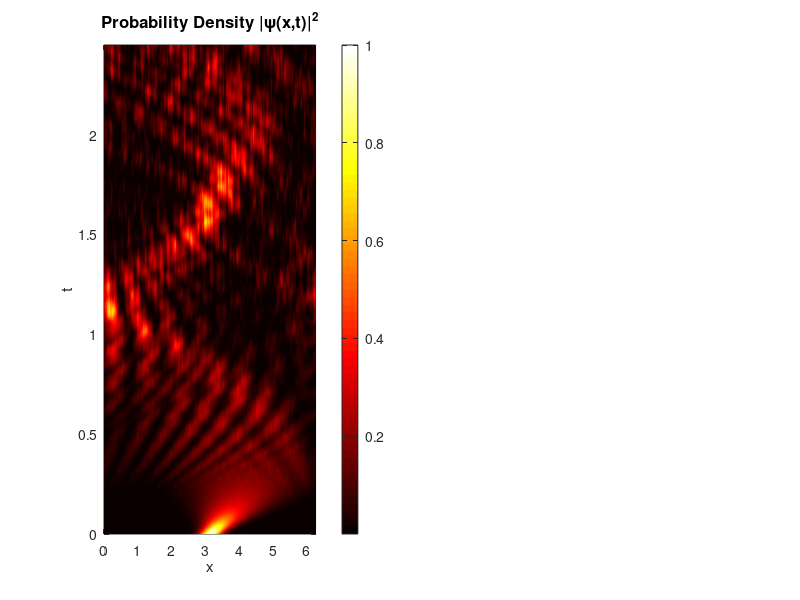

Write MATLAB code to recreate this figure. (Note: this script raises an error after producing the figure.)
%% schrodinger.m
%
% Time-dependent Schrodinger equation with harmonic potential (Strang splitting)
%
% PDE: i u_t = -u_xx + x^2 u,  0 < x < 2*pi,  t > 0 (periodic)
% ICs: u(x, 0) = exp(-5*(x - pi)^2) * exp(3ix)  (Gaussian wavepacket)
%
% Method: Strang splitting (second-order, unitary)
%   1. Half potential step (physical space): u -> u * exp(-i x^2 dt/2)
%   2. Full kinetic step (Fourier space):   u_hat -> u_hat * exp(-i k^2 dt)
%   3. Half potential step (physical space): u -> u * exp(-i x^2 dt/2)
%
% Author: Dr. Denys Dutykh (Khalifa University, Abu Dhabi, UAE)
% Part of "Computational Etudes: A Spectral Approach"
% https://github.com/dutykh/computational-etudes

clear; close all; clc;

%% Configuration
N = 256;          % Grid points
tmax = 3.0;       % Final time

% Colors
NAVY  = [0.078 0.176 0.431];
CORAL = [0.906 0.298 0.235];
TEAL  = [0.086 0.627 0.522];

% Output path
script_dir = fileparts(mfilename('fullpath'));
output_dir = fullfile(script_dir, '..', '..', '..', 'textbook', 'figures', 'ch10', 'matlab');
output_file = fullfile(output_dir, 'schrodinger.pdf');

if ~exist(output_dir, 'dir')
    mkdir(output_dir);
end

%% Setup grid
h = 2 * pi / N;
x = h * (0:N-1)';

% Wavenumbers
if mod(N, 2) == 0
    k = [0:N/2-1, 0, -N/2+1:-1]';
else
    k = [0:(N-1)/2, -(N-1)/2:-1]';
end

%% Potential: V(x) = x^2
V = x.^2;

%% Initial condition: Gaussian wavepacket with momentum
u = exp(-5.0 * (x - pi).^2) .* exp(3i * x);

%% Time stepping (Strang splitting)
dt = 0.5 * h;
nsteps = ceil(tmax / dt);
dt = tmax / nsteps;  % Adjust to hit tmax exactly

% Precompute exponentials for splitting operators
half_potential = exp(-0.5i * V * dt);    % Half potential step
full_kinetic  = exp(-1i * k.^2 * dt);   % Full kinetic step

% Storage for snapshots
n_save = 200;
save_every = max(1, floor(nsteps / n_save));
U_save = zeros(N, n_save + 1);
t_save = zeros(1, n_save + 1);
U_save(:, 1) = abs(u).^2;
t_save(1) = 0;
save_idx = 2;

% Record initial L^2 norm for unitarity check
norm0 = sqrt(h * sum(abs(u).^2));

t = 0;
for n = 1:nsteps
    % Strang splitting: potential/2 -> kinetic -> potential/2
    u = half_potential .* u;               % Half potential step
    u_hat = fft(u);
    u_hat = full_kinetic .* u_hat;         % Full kinetic step
    u = ifft(u_hat);
    u = half_potential .* u;               % Half potential step

    t = t + dt;

    % Save snapshot
    if mod(n, save_every) == 0 && save_idx <= n_save + 1
        U_save(:, save_idx) = abs(u).^2;
        t_save(save_idx) = t;
        save_idx = save_idx + 1;
    end
end

% Trim unused storage
U_save = U_save(:, 1:save_idx-1);
t_save = t_save(1:save_idx-1);

% Check unitarity preservation
norm_final = sqrt(h * sum(abs(u).^2));
fprintf('Initial L2 norm: %.10f\n', norm0);
fprintf('Final   L2 norm: %.10f\n', norm_final);
fprintf('Relative change: %.2e\n', abs(norm_final - norm0) / norm0);

%% Create figure
fig = figure('Units', 'inches', 'Position', [1, 1, 12, 6]);

% Left panel: space-time plot of |u|^2
subplot(1, 2, 1);
[X, T] = meshgrid(x, t_save);
pcolor(X, T, U_save');
shading interp;
colormap(subplot(1,2,1), 'hot');
xlabel('x', 'FontSize', 11);
ylabel('t', 'FontSize', 11);
title('Probability Density |\psi(x,t)|^2', 'FontSize', 12);
cb = colorbar;
cb.Label.String = '|\psi|^2';
cb.Label.FontSize = 11;

% Right panel: waterfall view
subplot(1, 2, 2);
hold on;

n_lines = 40;
indices = round(linspace(1, save_idx - 1, n_lines));
cmap = parula(n_lines);

for i = 1:n_lines
    idx = indices(i);
    offset = t_save(idx) * 0.3;
    plot(x, U_save(:, idx) + offset, '-', 'Color', cmap(i, :), 'LineWidth', 0.8);
end

xlabel('x', 'FontSize', 11);
ylabel('|\psi(x,t)|^2 (offset by t)', 'FontSize', 11);
title('Waterfall View: |\psi|^2 Evolution', 'FontSize', 12);
xlim([0, 2*pi]);
box on;

% Add inset for potential profile
axes('Position', [0.75, 0.75, 0.15, 0.15]);
plot(x, V, '-', 'Color', CORAL, 'LineWidth', 1.5);
xlabel('x', 'FontSize', 8);
ylabel('V(x)', 'FontSize', 8);
title('Harmonic Potential', 'FontSize', 9);
xlim([0, 2*pi]);
box on;
set(gca, 'FontSize', 7);

%% Save figure
exportgraphics(fig, output_file, 'ContentType', 'vector');
exportgraphics(fig, strrep(output_file, '.pdf', '.png'), 'Resolution', 300);

fprintf('Figure saved to: %s\n', output_file);

close(fig);
